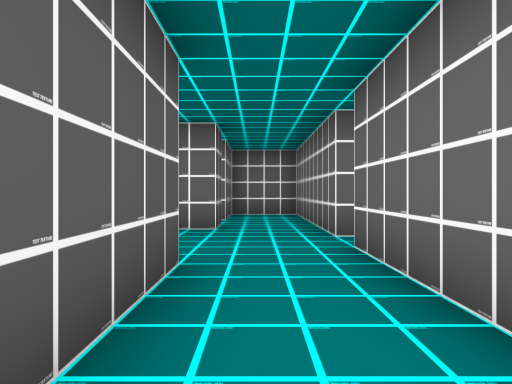
view 1 (above)

16 first-person views from a walk through a scene from a Unity 3-D project. The camera is 1.4 m above the floor, looks level and sees 75° across. The floor is counted in squares, 2 m on a side. Each view is taken from the middle of a square. On the plan, view 1 faces up. The plan holds only what a view shows up to about 10 squares ahead; the rest is blank. The player character is not drawn. Door leaves are left out, so doorways stand open.

view 2
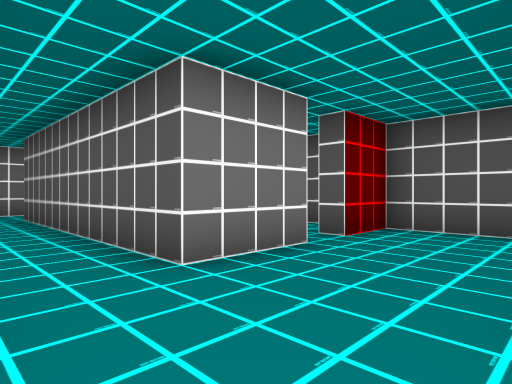

view 3
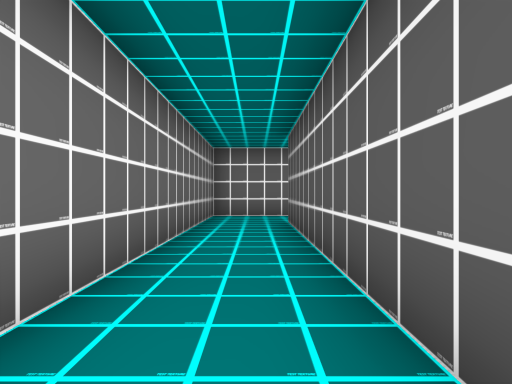

view 4
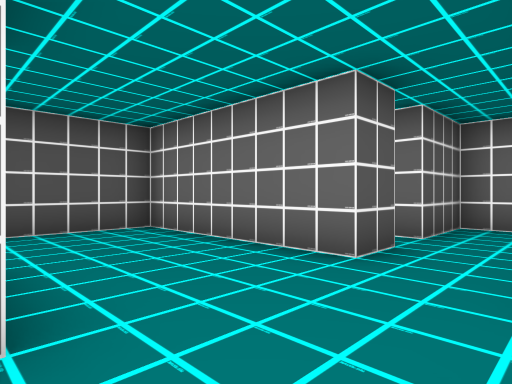

view 5
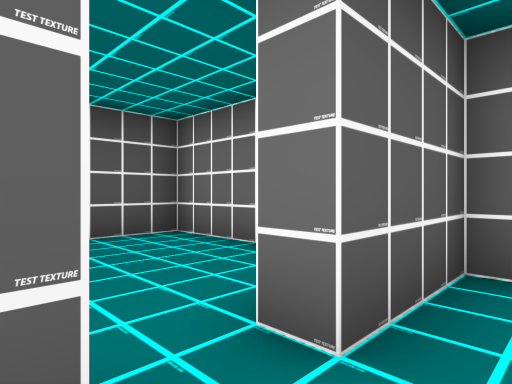

view 6
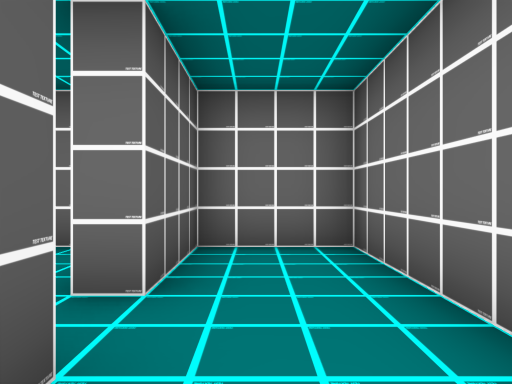

view 7
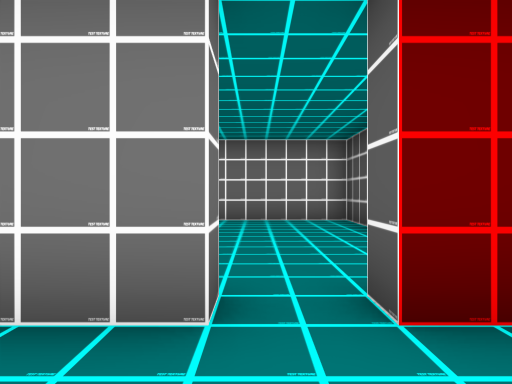

view 8
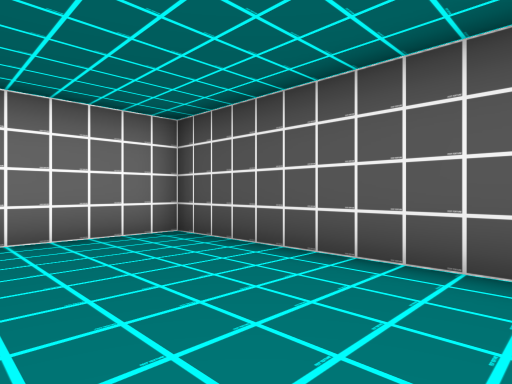

view 9
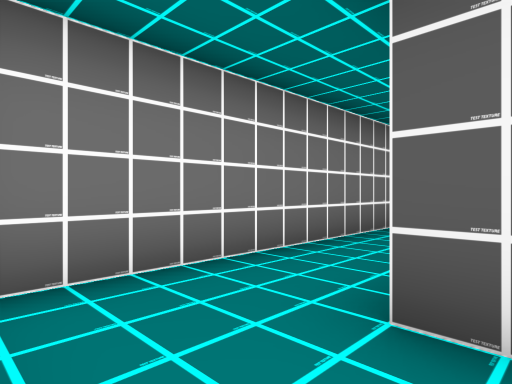

view 10
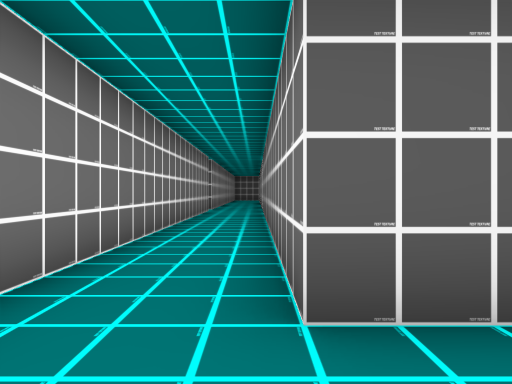

view 11
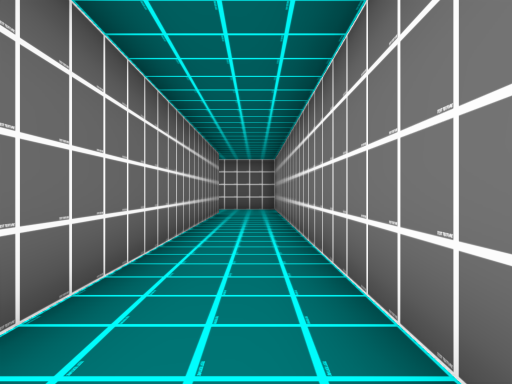

view 12
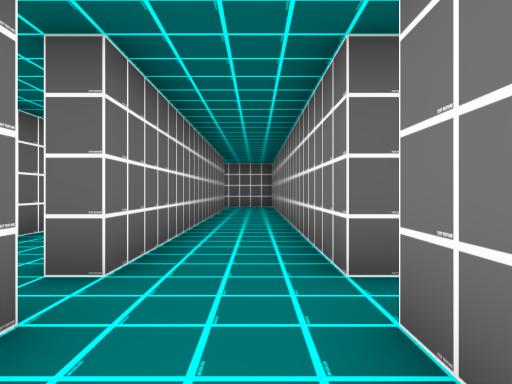

view 13
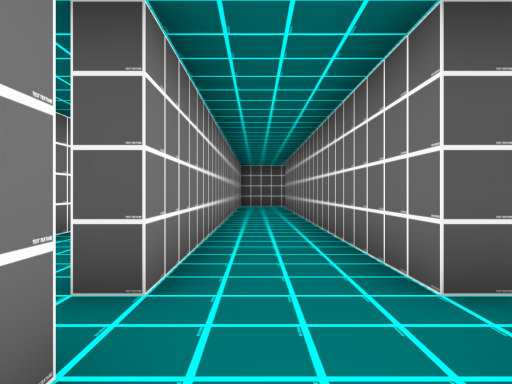

view 14
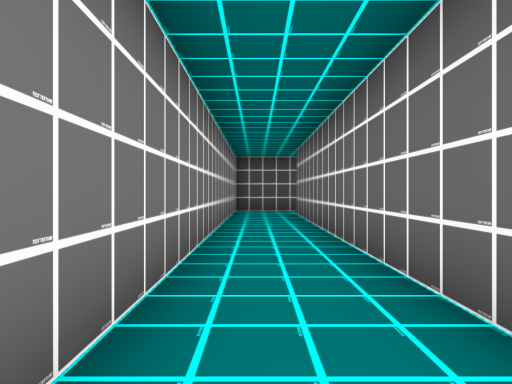

view 15
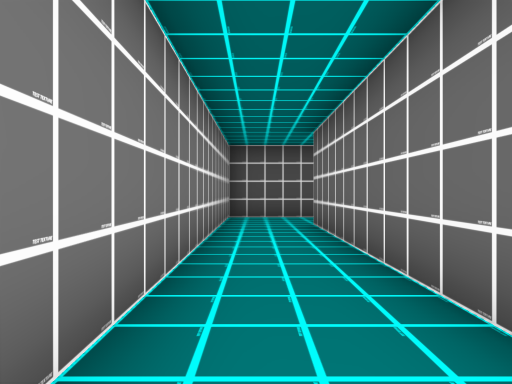

view 16
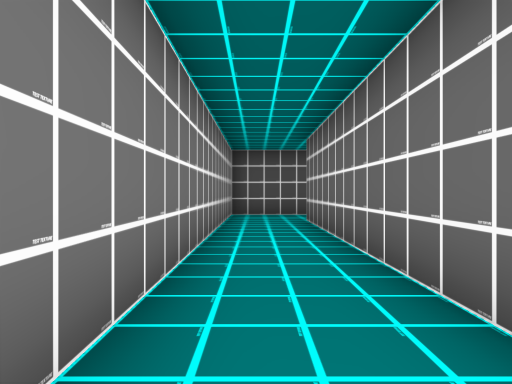

### Floor plan
Points are (right, up) in squares from view 1. A wall is a line through its corners. A room is listed if a view was taken in it or the views show most of it. See-through windows are left out.
Room 1 (views 1, 3, 4, 7, 9, 10, 11, 12, 13, 14, 15, 16)
walls: (-11.2, -5.7) (1.3, -5.7) (1.3, 4.2); (-12.2, -3.7) (-24.2, -3.7); (-2.8, 3.3) (-0.7, 3.3) (-0.7, -3.7) (-11.2, -3.7); (-0.7, 6.3) (-5.3, 6.3) (-5.3, 3.3) (-3.8, 3.3); (-24.5, -5.7) (-12.2, -5.7)
ways out: opening at (0, 5) to room 2; open door at (1.5, 5) to room 2; open door at (-3.5, 3) to room 3; opening at (-24, -5); open door at (-12, -6); open door at (-12, -3.5)
Room 2 (views 2, 5, 6)
walls: (-0.7, 7.4) (-0.7, 6.3); (1.3, 5.2) (1.3, 10.3) (-0.7, 10.3) (-0.7, 8.3)
ways out: opening at (0, 5) to room 1; open door at (1.5, 5) to room 1; open door at (-1, 8)
Room 3 (view 8)
walls: (-5.3, 1.8) (-5.3, -3.2) (-2, -3.2)
ways out: open door at (-3.5, 3) to room 1

Where each view was taken, in squares from view 1:
view 1: 0 up, 0 right, facing up
view 2: 6 up, 1 right, facing down-left
view 3: 4 up, 0 right, facing down
view 4: 3 up, 1 right, facing up-left
view 5: 7 up, 0 right, facing up-left
view 6: 6 up, 0 right, facing up
view 7: 5 up, 3 left, facing down
view 8: 2 up, 2 left, facing down-left
view 9: 3 down, 1 right, facing down-left
view 10: 4 down, 1 right, facing left
view 11: 5 down, 12 left, facing right
view 12: 5 down, 14 left, facing right
view 13: 5 down, 10 left, facing left
view 14: 5 down, 14 left, facing left
view 15: 5 down, 17 left, facing left
view 16: 5 down, 16 left, facing left
